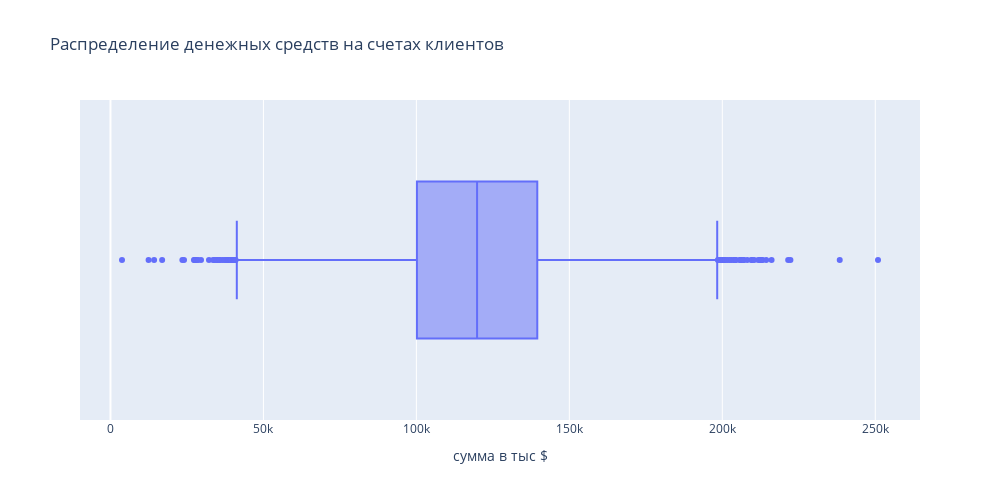

Source (notebook cell):
### Markdown cell above
Проанализируем **распределение денежных средств клиентов**, у которых на счету больше 2 500 долларов.

### Code cell
#Сортируем данные, отбирая клиентов, у которых на счету более 2500 долларов
Balance_data = churn_data[churn_data['Balance'] > 2500]

#Строим коробочную диаграмму с помощью Plotly
fig = px.box(
    data_frame=Balance_data, 
    x='Balance', 
    height=500, 
    width=1000, 
    labels = {'Balance':'сумма в тыс $'},
    title='Распределение денежных средств на счетах клиентов' 
)
#fig.show("png")
img_bytes = fig.to_image(format="png")
Image(img_bytes)

### Figure 1 — Plotly figure (JSON) as saved in the notebook; plotly's stock layout.template omitted (floating-point values rounded to 4 significant figures; data arrays with more than 128 entries replaced by an {"elided": "..."} marker saying what was removed)
{"data": [{"alignmentgroup": "True", "hovertemplate": "сумма в тыс $=%{x}<extra></extra>", "legendgroup": "", "marker": {"color": "#636efa"}, "name": "", "notched": false, "offsetgroup": "", "orientation": "h", "showlegend": false, "type": "box", "x": {"elided": "6383 float values"}, "x0": " ", "xaxis": "x", "y0": " ", "yaxis": "y"}], "layout": {"boxmode": "group", "height": 500, "legend": {"tracegroupgap": 0}, "title": {"text": "Распределение денежных средств на счетах клиентов"}, "width": 1000, "xaxis": {"anchor": "y", "domain": [0, 1], "title": {"text": "сумма в тыс $"}}, "yaxis": {"anchor": "x", "domain": [0, 1]}}}
